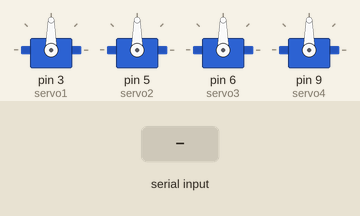
This sketch was run on a simulated Arduino Uno, built with avr-gcc and run on an emulated ATmega328P. Shown: 4 × servo. Inputs (shaded band) come from the test bench.

Above: at 1.2 s.
1.3 s: "S" received over Serial
At 1.6 s:
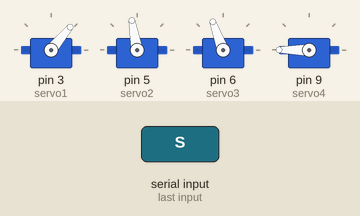
At 18.3 s:
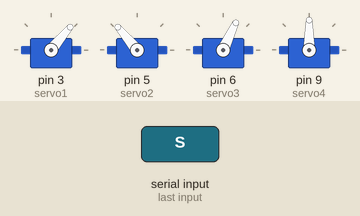
Timing chart, 0 to 22.8 s (numbered marks = the images above; inputs shaded):
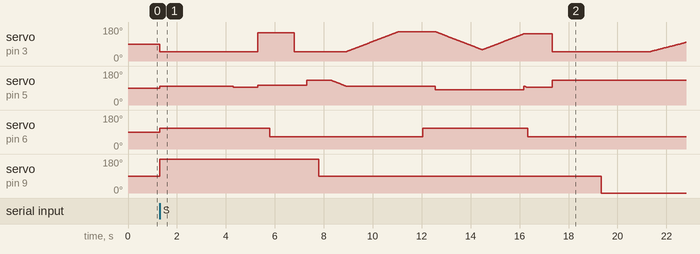

The sketch:

Arduino_1_Robotic_Arm_Code.ino
```cpp
#include <Servo.h>

Servo servo1, servo2, servo3, servo4;

// Smooth servo movement function
void smoothMove(Servo &servo, int startPos, int endPos, int speedDelay) {
  if (startPos < endPos) {
    for (int pos = startPos; pos <= endPos; pos++) {
      servo.write(pos);
      delay(speedDelay);
    }
  } else {
    for (int pos = startPos; pos >= endPos; pos--) {
      servo.write(pos);
      delay(speedDelay);
    }
  }
}

// Pickup sequence
void initial_pickup() {
  servo4.write(190);
  servo3.write(110);
  servo1.write(50);
  servo2.write(100);
  delay(3000);
  servo2.write(95);
  delay(1000);
  servo1.write(150);
  servo2.write(105);
  delay(500);
  servo3.write(65);
  delay(1000);
  servo1.write(50);
  delay(500);
  servo2.write(130);
  delay(500);
}

// AI station placement
void ai_station() {
  servo4.write(90);
  delay(500);
  servo1.write(50);
  smoothMove(servo2, 130, 100, 20);
  smoothMove(servo1, 50, 155, 20);
  delay(1000);
  servo3.write(110);
  delay(500);
  servo2.write(80);
  smoothMove(servo1, 155, 60, 20);
  smoothMove(servo1, 60, 143, 20);
  smoothMove(servo2, 100, 93, 20);
  servo3.write(65);
  delay(1000);
  servo2.write(130);
  servo1.write(50);
}

// Sorting station placement
void sorting_station() {
  servo2.write(130);
  servo1.write(50);
  delay(2000);
  servo4.write(0);
  delay(2000);
  smoothMove(servo1, 50, 100, 30);
  delay(1000);
  smoothMove(servo2, 130, 115, 40);
  delay(1000);
  servo2.write(110);
  delay(1000);
  servo3.write(110);
  delay(500);
  servo2.write(100);
  servo1.write(50);
  delay(500);
}

void setup() {
  Serial.begin(9600); // Initialize serial communication
  servo1.attach(3);
  servo2.attach(5);
  servo3.attach(6);
  servo4.attach(9);
}

void loop() {
  if (Serial.available() && Serial.read() == 'S') { // Wait for start signal
    initial_pickup();
    ai_station();
    sorting_station();
    Serial.write('D'); // Notify sorting station that work is done
  }
}
```
